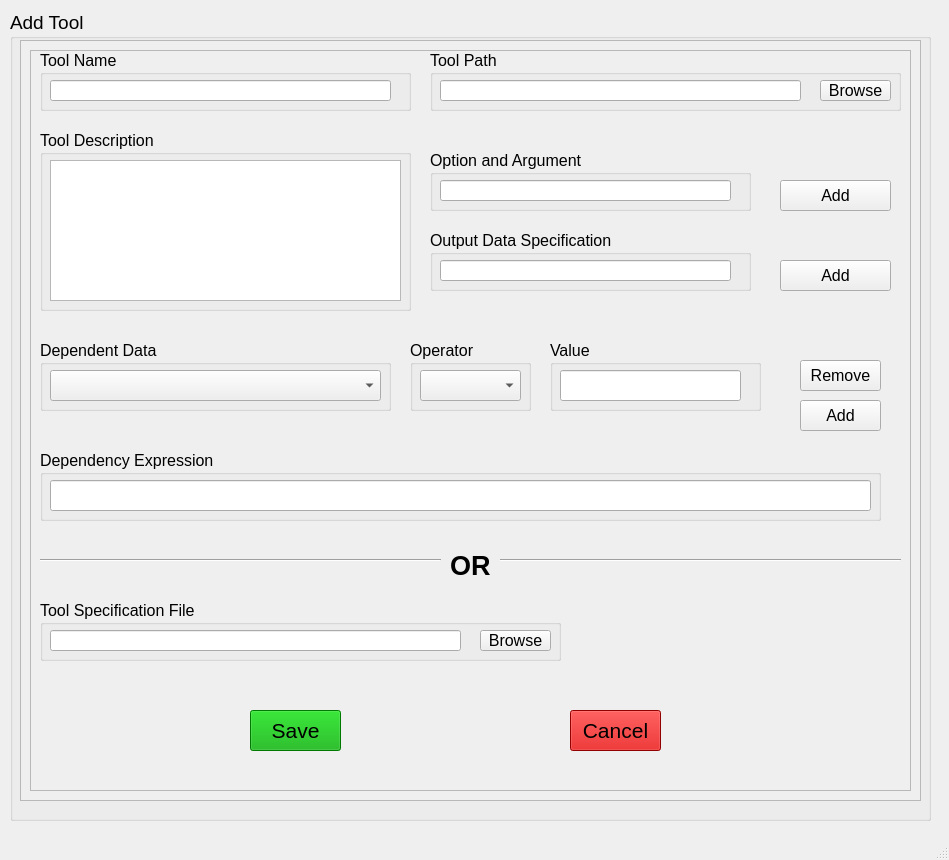
<?xml version="1.0" encoding="UTF-8"?>
<ui version="4.0">
 <class>AddToolWindow</class>
 <widget class="QMainWindow" name="AddToolWindow">
  <property name="geometry">
   <rect>
    <x>0</x>
    <y>0</y>
    <width>949</width>
    <height>860</height>
   </rect>
  </property>
  <property name="windowTitle">
   <string>Add New Tool</string>
  </property>
  <widget class="QWidget" name="centralwidget">
   <widget class="QGroupBox" name="addTool_groupBox">
    <property name="geometry">
     <rect>
      <x>10</x>
      <y>10</y>
      <width>921</width>
      <height>811</height>
     </rect>
    </property>
    <property name="font">
     <font>
      <family>Arial</family>
      <pointsize>14</pointsize>
     </font>
    </property>
    <property name="title">
     <string>Add Tool</string>
    </property>
    <widget class="QScrollArea" name="addTool_scrollArea">
     <property name="geometry">
      <rect>
       <x>10</x>
       <y>30</y>
       <width>901</width>
       <height>761</height>
      </rect>
     </property>
     <property name="widgetResizable">
      <bool>true</bool>
     </property>
     <widget class="QWidget" name="scrollAreaWidgetContents_2">
      <property name="geometry">
       <rect>
        <x>0</x>
        <y>0</y>
        <width>899</width>
        <height>759</height>
       </rect>
      </property>
      <layout class="QVBoxLayout" name="verticalLayout_4">
       <item>
        <widget class="QFrame" name="addTool_frame">
         <property name="frameShape">
          <enum>QFrame::StyledPanel</enum>
         </property>
         <property name="frameShadow">
          <enum>QFrame::Raised</enum>
         </property>
         <widget class="QGroupBox" name="addTool_outputSpecification_groupBox">
          <property name="geometry">
           <rect>
            <x>400</x>
            <y>180</y>
            <width>321</width>
            <height>61</height>
           </rect>
          </property>
          <property name="font">
           <font>
            <family>Arial</family>
            <pointsize>12</pointsize>
           </font>
          </property>
          <property name="title">
           <string>Output Data Specification</string>
          </property>
          <widget class="QLineEdit" name="addTool_outputSpecification_lineEdit">
           <property name="geometry">
            <rect>
             <x>10</x>
             <y>30</y>
             <width>291</width>
             <height>21</height>
            </rect>
           </property>
          </widget>
         </widget>
         <widget class="QLabel" name="toolSpecification_or_label">
          <property name="geometry">
           <rect>
            <x>420</x>
            <y>500</y>
            <width>41</width>
            <height>31</height>
           </rect>
          </property>
          <property name="font">
           <font>
            <family>Arial</family>
            <pointsize>14</pointsize>
            <weight>50</weight>
            <italic>false</italic>
            <bold>false</bold>
           </font>
          </property>
          <property name="text">
           <string>&lt;html&gt;&lt;head/&gt;&lt;body&gt;&lt;p&gt;&lt;span style=&quot; font-size:20pt; font-weight:600;&quot;&gt;OR&lt;/span&gt;&lt;/p&gt;&lt;/body&gt;&lt;/html&gt;</string>
          </property>
         </widget>
         <widget class="QGroupBox" name="addTool_optionArgument_groupBox">
          <property name="geometry">
           <rect>
            <x>400</x>
            <y>100</y>
            <width>321</width>
            <height>61</height>
           </rect>
          </property>
          <property name="font">
           <font>
            <family>Arial</family>
            <pointsize>12</pointsize>
           </font>
          </property>
          <property name="title">
           <string>Option and Argument</string>
          </property>
          <widget class="QLineEdit" name="addTool_optionArgument_lineEdit">
           <property name="geometry">
            <rect>
             <x>10</x>
             <y>30</y>
             <width>291</width>
             <height>21</height>
            </rect>
           </property>
          </widget>
         </widget>
         <widget class="QGroupBox" name="addTool_toolDescription_groupBox">
          <property name="geometry">
           <rect>
            <x>10</x>
            <y>80</y>
            <width>371</width>
            <height>181</height>
           </rect>
          </property>
          <property name="font">
           <font>
            <family>Arial</family>
            <pointsize>12</pointsize>
           </font>
          </property>
          <property name="title">
           <string>Tool Description</string>
          </property>
          <widget class="QTextEdit" name="addTool_toolDescription_textEdit">
           <property name="geometry">
            <rect>
             <x>10</x>
             <y>30</y>
             <width>351</width>
             <height>141</height>
            </rect>
           </property>
          </widget>
         </widget>
         <widget class="QGroupBox" name="addTool_toolName_groupBox">
          <property name="geometry">
           <rect>
            <x>10</x>
            <y>0</y>
            <width>371</width>
            <height>61</height>
           </rect>
          </property>
          <property name="font">
           <font>
            <family>Arial</family>
            <pointsize>12</pointsize>
           </font>
          </property>
          <property name="title">
           <string>Tool Name</string>
          </property>
          <widget class="QLineEdit" name="addTool_toolName_lineEdit">
           <property name="geometry">
            <rect>
             <x>10</x>
             <y>30</y>
             <width>341</width>
             <height>21</height>
            </rect>
           </property>
          </widget>
         </widget>
         <widget class="QGroupBox" name="addTool_toolPath_groupBox">
          <property name="geometry">
           <rect>
            <x>400</x>
            <y>0</y>
            <width>471</width>
            <height>61</height>
           </rect>
          </property>
          <property name="font">
           <font>
            <family>Arial</family>
            <pointsize>12</pointsize>
           </font>
          </property>
          <property name="title">
           <string>Tool Path</string>
          </property>
          <widget class="QLineEdit" name="toolPath_lineEdit">
           <property name="geometry">
            <rect>
             <x>10</x>
             <y>30</y>
             <width>361</width>
             <height>21</height>
            </rect>
           </property>
           <property name="font">
            <font>
             <family>Arial</family>
             <pointsize>12</pointsize>
            </font>
           </property>
           <property name="text">
            <string/>
           </property>
          </widget>
          <widget class="QPushButton" name="addTool_browseToolPath_pushButton">
           <property name="geometry">
            <rect>
             <x>390</x>
             <y>30</y>
             <width>71</width>
             <height>21</height>
            </rect>
           </property>
           <property name="font">
            <font>
             <family>Arial</family>
             <pointsize>12</pointsize>
            </font>
           </property>
           <property name="text">
            <string>Browse</string>
           </property>
          </widget>
         </widget>
         <widget class="QGroupBox" name="addTool_toolSpecificationFile_groupBox">
          <property name="geometry">
           <rect>
            <x>10</x>
            <y>550</y>
            <width>521</width>
            <height>61</height>
           </rect>
          </property>
          <property name="font">
           <font>
            <family>Arial</family>
            <pointsize>12</pointsize>
           </font>
          </property>
          <property name="title">
           <string>Tool Specification File</string>
          </property>
          <widget class="QLineEdit" name="addTool_toolSpecificationFile_lineEdit">
           <property name="geometry">
            <rect>
             <x>10</x>
             <y>30</y>
             <width>411</width>
             <height>21</height>
            </rect>
           </property>
           <property name="font">
            <font>
             <family>Arial</family>
             <pointsize>12</pointsize>
            </font>
           </property>
           <property name="text">
            <string/>
           </property>
          </widget>
          <widget class="QPushButton" name="addTool_browseToolSpecificationFile_pushButton">
           <property name="geometry">
            <rect>
             <x>440</x>
             <y>30</y>
             <width>71</width>
             <height>21</height>
            </rect>
           </property>
           <property name="font">
            <font>
             <family>Arial</family>
             <pointsize>12</pointsize>
            </font>
           </property>
           <property name="text">
            <string>Browse</string>
           </property>
          </widget>
         </widget>
         <widget class="Line" name="line">
          <property name="geometry">
           <rect>
            <x>10</x>
            <y>500</y>
            <width>401</width>
            <height>20</height>
           </rect>
          </property>
          <property name="orientation">
           <enum>Qt::Horizontal</enum>
          </property>
         </widget>
         <widget class="Line" name="line_2">
          <property name="geometry">
           <rect>
            <x>470</x>
            <y>500</y>
            <width>401</width>
            <height>20</height>
           </rect>
          </property>
          <property name="orientation">
           <enum>Qt::Horizontal</enum>
          </property>
         </widget>
         <widget class="QPushButton" name="addTool_addOutputSpecification_pushButton">
          <property name="geometry">
           <rect>
            <x>750</x>
            <y>210</y>
            <width>111</width>
            <height>31</height>
           </rect>
          </property>
          <property name="font">
           <font>
            <family>Arial</family>
            <pointsize>12</pointsize>
           </font>
          </property>
          <property name="text">
           <string>Add</string>
          </property>
         </widget>
         <widget class="QPushButton" name="addTool_addOptionArgument_pushButton">
          <property name="geometry">
           <rect>
            <x>750</x>
            <y>130</y>
            <width>111</width>
            <height>31</height>
           </rect>
          </property>
          <property name="font">
           <font>
            <family>Arial</family>
            <pointsize>12</pointsize>
           </font>
          </property>
          <property name="text">
           <string>Add</string>
          </property>
         </widget>
         <widget class="QPushButton" name="addTool_cancel_pushButton">
          <property name="geometry">
           <rect>
            <x>540</x>
            <y>660</y>
            <width>91</width>
            <height>41</height>
           </rect>
          </property>
          <property name="font">
           <font>
            <pointsize>16</pointsize>
           </font>
          </property>
          <property name="styleSheet">
           <string notr="true">background-color: rgb(206, 0, 0);</string>
          </property>
          <property name="text">
           <string>Cancel</string>
          </property>
         </widget>
         <widget class="QPushButton" name="addTool_save_pushButton">
          <property name="geometry">
           <rect>
            <x>220</x>
            <y>660</y>
            <width>91</width>
            <height>41</height>
           </rect>
          </property>
          <property name="font">
           <font>
            <pointsize>16</pointsize>
           </font>
          </property>
          <property name="styleSheet">
           <string notr="true">background-color: rgb(0, 170, 0);</string>
          </property>
          <property name="text">
           <string>Save</string>
          </property>
         </widget>
         <widget class="QGroupBox" name="runName_groupBox_11">
          <property name="geometry">
           <rect>
            <x>10</x>
            <y>290</y>
            <width>351</width>
            <height>71</height>
           </rect>
          </property>
          <property name="font">
           <font>
            <family>Arial</family>
            <pointsize>12</pointsize>
           </font>
          </property>
          <property name="title">
           <string>Dependent Data</string>
          </property>
          <widget class="QComboBox" name="dependentData_comboBox">
           <property name="geometry">
            <rect>
             <x>10</x>
             <y>30</y>
             <width>331</width>
             <height>31</height>
            </rect>
           </property>
           <property name="font">
            <font>
             <family>Arial</family>
             <pointsize>14</pointsize>
            </font>
           </property>
           <item>
            <property name="text">
             <string/>
            </property>
           </item>
           <item>
            <property name="text">
             <string>Option 1</string>
            </property>
           </item>
           <item>
            <property name="text">
             <string>Option 2</string>
            </property>
           </item>
           <item>
            <property name="text">
             <string>Option 3</string>
            </property>
           </item>
          </widget>
         </widget>
         <widget class="QGroupBox" name="runName_groupBox_12">
          <property name="geometry">
           <rect>
            <x>380</x>
            <y>290</y>
            <width>121</width>
            <height>71</height>
           </rect>
          </property>
          <property name="font">
           <font>
            <family>Arial</family>
            <pointsize>12</pointsize>
           </font>
          </property>
          <property name="title">
           <string>Operator</string>
          </property>
          <widget class="QComboBox" name="operator_comboBox">
           <property name="geometry">
            <rect>
             <x>10</x>
             <y>30</y>
             <width>101</width>
             <height>31</height>
            </rect>
           </property>
           <property name="font">
            <font>
             <pointsize>14</pointsize>
            </font>
           </property>
           <item>
            <property name="text">
             <string/>
            </property>
           </item>
           <item>
            <property name="text">
             <string>&gt;</string>
            </property>
           </item>
           <item>
            <property name="text">
             <string>|</string>
            </property>
           </item>
           <item>
            <property name="text">
             <string>&lt;</string>
            </property>
           </item>
          </widget>
         </widget>
         <widget class="QGroupBox" name="runName_groupBox_14">
          <property name="geometry">
           <rect>
            <x>520</x>
            <y>290</y>
            <width>211</width>
            <height>71</height>
           </rect>
          </property>
          <property name="font">
           <font>
            <family>Arial</family>
            <pointsize>12</pointsize>
           </font>
          </property>
          <property name="title">
           <string>Value</string>
          </property>
          <widget class="QLineEdit" name="value_lineEdit">
           <property name="geometry">
            <rect>
             <x>10</x>
             <y>30</y>
             <width>181</width>
             <height>31</height>
            </rect>
           </property>
           <property name="font">
            <font>
             <pointsize>14</pointsize>
            </font>
           </property>
          </widget>
         </widget>
         <widget class="QPushButton" name="scanType_add_pushButton_2">
          <property name="geometry">
           <rect>
            <x>770</x>
            <y>310</y>
            <width>81</width>
            <height>31</height>
           </rect>
          </property>
          <property name="font">
           <font>
            <family>Arial</family>
            <pointsize>12</pointsize>
           </font>
          </property>
          <property name="cursor">
           <cursorShape>PointingHandCursor</cursorShape>
          </property>
          <property name="text">
           <string>Remove</string>
          </property>
         </widget>
         <widget class="QPushButton" name="scanType_add_pushButton_3">
          <property name="geometry">
           <rect>
            <x>770</x>
            <y>350</y>
            <width>81</width>
            <height>31</height>
           </rect>
          </property>
          <property name="font">
           <font>
            <family>Arial</family>
            <pointsize>12</pointsize>
           </font>
          </property>
          <property name="cursor">
           <cursorShape>PointingHandCursor</cursorShape>
          </property>
          <property name="text">
           <string>Add</string>
          </property>
         </widget>
         <widget class="QGroupBox" name="runName_groupBox_13">
          <property name="geometry">
           <rect>
            <x>10</x>
            <y>400</y>
            <width>841</width>
            <height>71</height>
           </rect>
          </property>
          <property name="font">
           <font>
            <family>Arial</family>
            <pointsize>12</pointsize>
           </font>
          </property>
          <property name="title">
           <string>Dependency Expression</string>
          </property>
          <widget class="QLineEdit" name="dependencyExpression_lineEdit">
           <property name="geometry">
            <rect>
             <x>10</x>
             <y>30</y>
             <width>821</width>
             <height>31</height>
            </rect>
           </property>
           <property name="font">
            <font>
             <family>Arial</family>
             <pointsize>14</pointsize>
            </font>
           </property>
          </widget>
         </widget>
        </widget>
       </item>
      </layout>
     </widget>
    </widget>
   </widget>
  </widget>
  <widget class="QMenuBar" name="menubar">
   <property name="geometry">
    <rect>
     <x>0</x>
     <y>0</y>
     <width>949</width>
     <height>24</height>
    </rect>
   </property>
  </widget>
  <widget class="QStatusBar" name="statusbar"/>
 </widget>
 <resources/>
 <connections/>
</ui>
